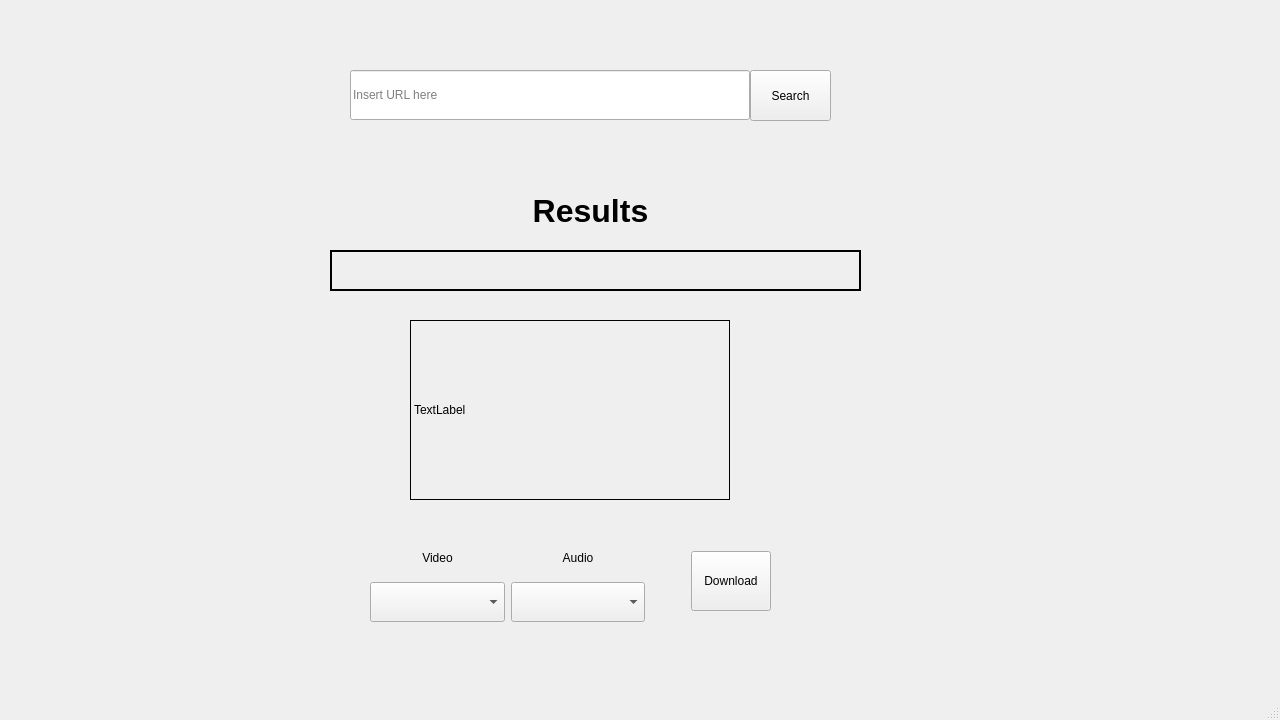
<?xml version="1.0" encoding="UTF-8"?>
<ui version="4.0">
 <class>MainWindow</class>
 <widget class="QMainWindow" name="MainWindow">
  <property name="geometry">
   <rect>
    <x>0</x>
    <y>0</y>
    <width>1280</width>
    <height>720</height>
   </rect>
  </property>
  <property name="minimumSize">
   <size>
    <width>0</width>
    <height>40</height>
   </size>
  </property>
  <property name="windowTitle">
   <string>MainWindow</string>
  </property>
  <widget class="QWidget" name="centralwidget">
   <widget class="QPushButton" name="butt_search">
    <property name="geometry">
     <rect>
      <x>750</x>
      <y>70</y>
      <width>81</width>
      <height>51</height>
     </rect>
    </property>
    <property name="text">
     <string>Search</string>
    </property>
   </widget>
   <widget class="QLabel" name="label_title_result">
    <property name="geometry">
     <rect>
      <x>490</x>
      <y>170</y>
      <width>201</width>
      <height>81</height>
     </rect>
    </property>
    <property name="font">
     <font>
      <pointsize>24</pointsize>
      <bold>true</bold>
     </font>
    </property>
    <property name="text">
     <string>Results</string>
    </property>
    <property name="alignment">
     <set>Qt::AlignCenter</set>
    </property>
   </widget>
   <widget class="QLabel" name="label_result">
    <property name="geometry">
     <rect>
      <x>330</x>
      <y>250</y>
      <width>531</width>
      <height>41</height>
     </rect>
    </property>
    <property name="frameShape">
     <enum>QFrame::Box</enum>
    </property>
    <property name="lineWidth">
     <number>2</number>
    </property>
    <property name="text">
     <string/>
    </property>
    <property name="alignment">
     <set>Qt::AlignCenter</set>
    </property>
   </widget>
   <widget class="QLabel" name="label_md">
    <property name="geometry">
     <rect>
      <x>410</x>
      <y>320</y>
      <width>320</width>
      <height>180</height>
     </rect>
    </property>
    <property name="frameShape">
     <enum>QFrame::Box</enum>
    </property>
    <property name="text">
     <string>TextLabel</string>
    </property>
    <property name="textFormat">
     <enum>Qt::MarkdownText</enum>
    </property>
   </widget>
   <widget class="QWidget" name="horizontalLayoutWidget">
    <property name="geometry">
     <rect>
      <x>370</x>
      <y>540</y>
      <width>401</width>
      <height>82</height>
     </rect>
    </property>
    <layout class="QHBoxLayout" name="layout_download">
     <property name="sizeConstraint">
      <enum>QLayout::SetMinimumSize</enum>
     </property>
     <property name="leftMargin">
      <number>0</number>
     </property>
     <item>
      <layout class="QGridLayout" name="layout_choice_download">
       <item row="1" column="0">
        <widget class="QComboBox" name="click_box_video">
         <property name="sizePolicy">
          <sizepolicy hsizetype="Minimum" vsizetype="Fixed">
           <horstretch>40</horstretch>
           <verstretch>0</verstretch>
          </sizepolicy>
         </property>
         <property name="minimumSize">
          <size>
           <width>0</width>
           <height>40</height>
          </size>
         </property>
        </widget>
       </item>
       <item row="1" column="1">
        <widget class="QComboBox" name="click_box_audio">
         <property name="sizePolicy">
          <sizepolicy hsizetype="Minimum" vsizetype="Fixed">
           <horstretch>40</horstretch>
           <verstretch>0</verstretch>
          </sizepolicy>
         </property>
         <property name="minimumSize">
          <size>
           <width>0</width>
           <height>40</height>
          </size>
         </property>
        </widget>
       </item>
       <item row="0" column="0">
        <widget class="QLabel" name="label_video">
         <property name="text">
          <string>Video</string>
         </property>
         <property name="alignment">
          <set>Qt::AlignCenter</set>
         </property>
        </widget>
       </item>
       <item row="0" column="1">
        <widget class="QLabel" name="label_audio">
         <property name="text">
          <string>Audio</string>
         </property>
         <property name="alignment">
          <set>Qt::AlignCenter</set>
         </property>
        </widget>
       </item>
      </layout>
     </item>
     <item>
      <spacer name="horizontalSpacer">
       <property name="orientation">
        <enum>Qt::Horizontal</enum>
       </property>
       <property name="sizeType">
        <enum>QSizePolicy::Maximum</enum>
       </property>
       <property name="sizeHint" stdset="0">
        <size>
         <width>40</width>
         <height>20</height>
        </size>
       </property>
      </spacer>
     </item>
     <item>
      <widget class="QPushButton" name="butt_download">
       <property name="sizePolicy">
        <sizepolicy hsizetype="Maximum" vsizetype="Fixed">
         <horstretch>40</horstretch>
         <verstretch>40</verstretch>
        </sizepolicy>
       </property>
       <property name="minimumSize">
        <size>
         <width>0</width>
         <height>60</height>
        </size>
       </property>
       <property name="text">
        <string>Download</string>
       </property>
       <property name="icon">
        <iconset theme="document-save">
         <normaloff>.</normaloff>.</iconset>
       </property>
      </widget>
     </item>
    </layout>
   </widget>
   <widget class="QLineEdit" name="insert_url_edit">
    <property name="geometry">
     <rect>
      <x>350</x>
      <y>70</y>
      <width>400</width>
      <height>50</height>
     </rect>
    </property>
    <property name="placeholderText">
     <string>Insert URL here</string>
    </property>
   </widget>
  </widget>
  <widget class="QMenuBar" name="menubar">
   <property name="geometry">
    <rect>
     <x>0</x>
     <y>0</y>
     <width>1280</width>
     <height>22</height>
    </rect>
   </property>
  </widget>
  <widget class="QStatusBar" name="statusbar"/>
 </widget>
 <resources/>
 <connections/>
</ui>
